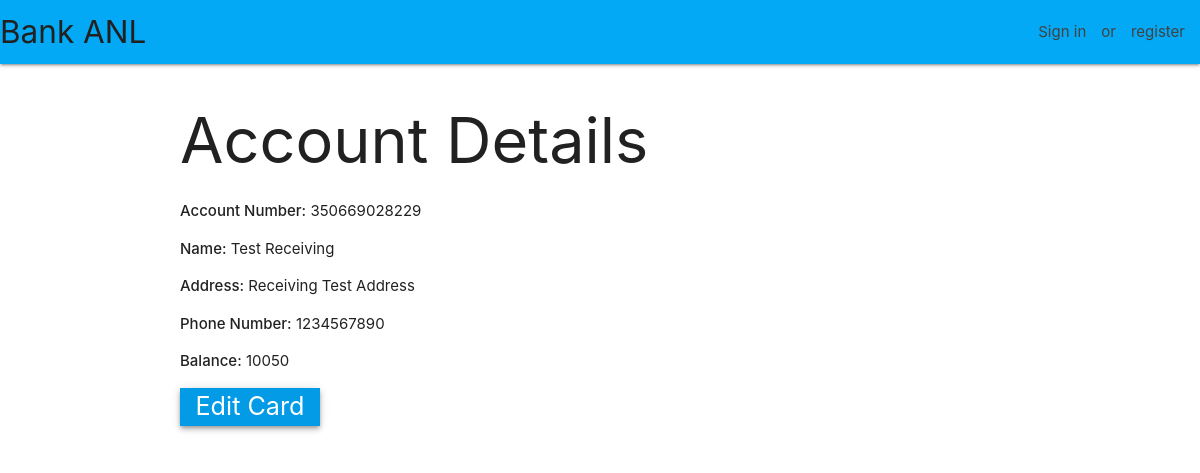
Page /catalog/account/350669028229 on the committed database.
### catalog/models.py (models this page shows, shortened)
class Account(models.Model):
    account_number = models.CharField(
        primary_key=True,
        validators=[MinLengthValidator(12)],
        max_length=12,
        default=0,
        help_text='Enter Account Number')
    first_name = models.CharField(
        validators=[MinLengthValidator(1)],
        max_length=30,
        help_text='Enter first name of account holder')
    last_name = models.CharField(
        validators=[MinLengthValidator(1)],
        max_length=30,
        help_text='Enter last name of account holder')
    address = models.CharField(
        validators=[MinLengthValidator(1)],
        max_length=100,
        null=True,
        blank=True,
        help_text='Enter address of account holder')
    phone_number = models.CharField(
        validators=[MinLengthValidator(10)],
        max_length=10,
        help_text='Enter phone number of account holder')
    balance = models.IntegerField(
        default=0,
        help_text='Initial balance for Account')
    """ Links account to a specific user """
    bank_user = models.ForeignKey(
        User,
        on_delete=models.SET_NULL,
        null=True,
        blank=True)

### catalog/views.py (the view)
# urls.py: path('account/<int:pk>', views.AccountDetailView.as_view(), name='account-detail'),
class AccountDetailView(generic.DetailView):
    model = Account

### catalog/templates/catalog/account_detail.html
{% extends "base_generic.html" %}
{% block content %}
  <h1>Account Details</h1>
  <p><strong>Account Number:</strong> {{ account.account_number }}</p>
  <p><strong>Name:</strong> {{ account.first_name }} {{ account.last_name }}</p>
  <p><strong>Address:</strong> {{ account.address }}</p>
  <p><strong>Phone Number:</strong> {{ account.phone_number }}</p>
  <p><strong>Balance:</strong> {{ account.balance }}</p>
  <div class="row">
    <div class="col s2 light-blue darken-1 white-text z-depth-2 center">
      <span class="flow-text"><a href="{% url 'edit-account' account.pk %}" class="white-text">Edit Card</a></span>
    </div>
  </div>
{% endblock %}

### rows in the picture
Account: account_number "350669028229", first_name "Test", last_name "Receiving", address "Receiving Test Address", phone_number "1234567890", balance "10050"
